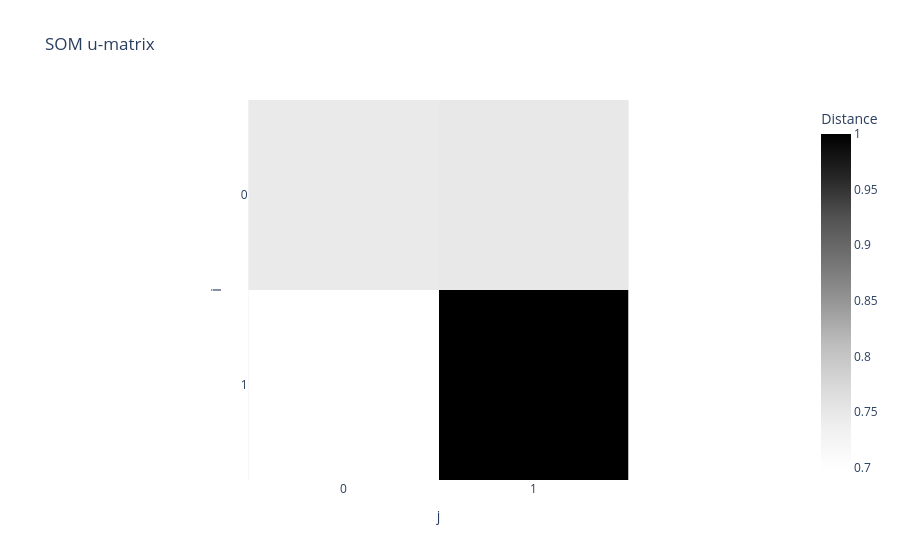

This figure's notebook cell:
### Code cell
u_matrix_plot = kairo.plot_som_u_matrix(som)
u_matrix_plot.show()

### Figure 1 — Plotly figure (JSON) as saved in the notebook; plotly's stock layout.template omitted (floating-point values rounded to 4 significant figures)
{"data": [{"coloraxis": "coloraxis", "hovertemplate": "j: %{x}<br>i: %{y}<br>Distance: %{z}<extra></extra>", "name": "0", "type": "heatmap", "xaxis": "x", "yaxis": "y", "z": [[0.7453, 0.7488], [0.6978, 1.0]]}], "layout": {"coloraxis": {"colorbar": {"title": {"text": "Distance"}}, "colorscale": [[0, "rgb(255,255,255)"], [0.125, "rgb(240,240,240)"], [0.25, "rgb(217,217,217)"], [0.375, "rgb(189,189,189)"], [0.5, "rgb(150,150,150)"], [0.625, "rgb(115,115,115)"], [0.75, "rgb(82,82,82)"], [0.875, "rgb(37,37,37)"], [1, "rgb(0,0,0)"]]}, "title": {"text": "SOM u-matrix"}, "xaxis": {"anchor": "y", "constrain": "domain", "domain": [0, 1], "dtick": 1, "scaleanchor": "y", "title": {"text": "j"}}, "yaxis": {"anchor": "x", "autorange": "reversed", "constrain": "domain", "domain": [0, 1], "dtick": 1, "title": {"text": "i"}}}}
